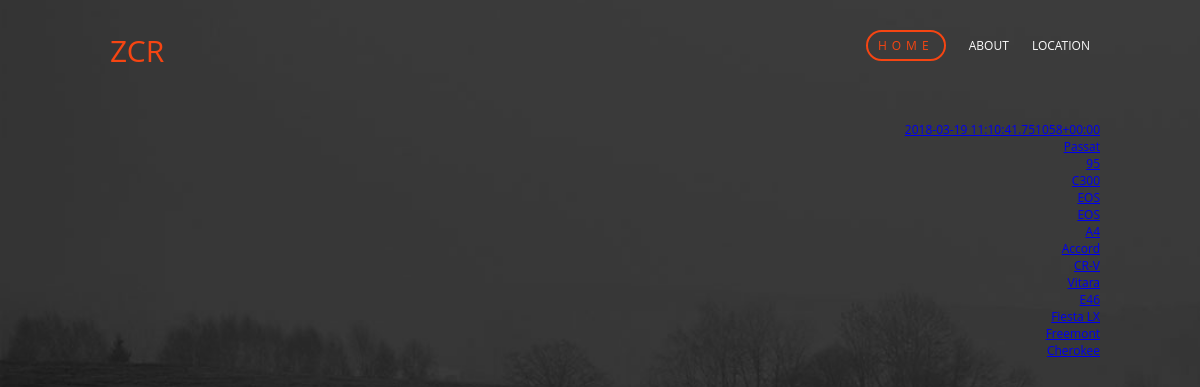
The app's page /cars/, older data.
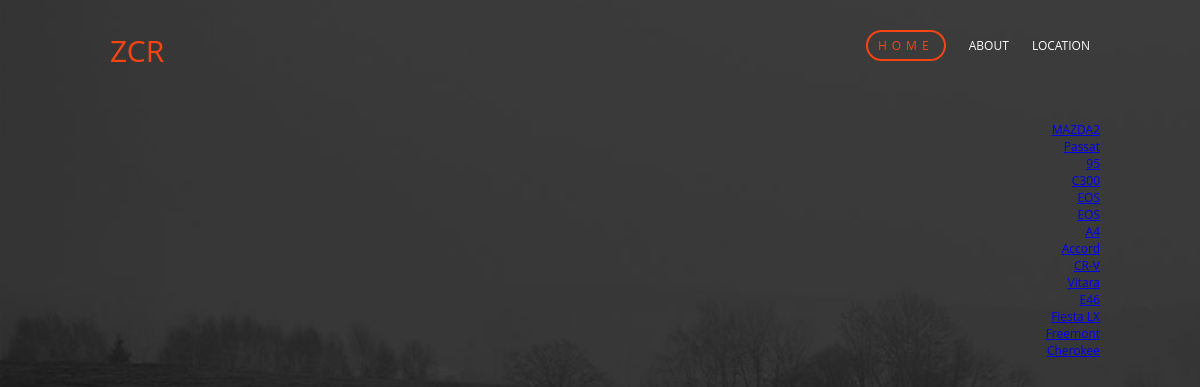
The same page, newer data.
### cars/models.py (models this page shows, shortened)
class CarModel(models.Model):
    CarBrand = models.CharField(max_length=45)
    Model = models.CharField(max_length=45)
    Year = models.CharField(max_length=40)
    Engine = models.CharField(max_length=40)
    Cylinders = models.CharField(max_length=16)
    DoorsNum = models.CharField(max_length=40)
    Weight = models.CharField(max_length=40)
    Fuel = models.CharField(max_length=15)
    BodyType = models.CharField(max_length=20)
    Transmission = models.CharField(max_length=45)
    HP = models.CharField(max_length=40)
    TopSpeed = models.CharField(max_length=40)
    FuelCapacity = models.CharField(max_length=40)
    Country = models.CharField(max_length=45)
    Mileage = models.CharField(max_length=40)
    Color = models.CharField(max_length=45)
    class Meta:
        verbose_name_plural = "Car Models"

### cars/views.py (the view)
def index(request):
    all_cars = CarModel.objects.all()
    return render(request, 'cars/index.html', {'all_cars': all_cars})

### cars/templates/cars/index.html
{% extends 'cars/exterior.html' %}
{% block content %}
  <ul id="nav">
    <li id="title">ZCR</li>
    <li id="special"><a href="#">Home</a></li>
    <li><a href="#">About</a></li>
    <li><a href="#">Location</a></li>
  </ul>
<ul id="ads">
    {% for car in all_cars %}
    <li><a href="/cars/{{ car.id }}/"> {{car.Model}}</a></li>
    {% endfor %}
</ul>
{% endblock %}

### cars/templates/cars/exterior.html (shortened to what this page needs)
{% load static %}
<!DOCTYPE html>
<html lang="en">
<head>
  <link rel="stylesheet" text="text/css" href="{% static "css/main.css" %}" />
</head>
<body>
  <div class="wrapper">
    {% block content %}
    {% endblock %}
  </div>
</body>
</html>

### cars/static/css/main.css (style rules this page uses)
* { padding: 0; margin: 0; border: 0; }
body { background-color: pink; background: url(/static/img/back.jpg); background-repeat: no-repeat; background-size: cover; background-attachment: fixed; height: 100vh; }
#nav { color:#fbfbfb; }
ul { list-style:none; text-align:right; padding:30px 100px; font-size:12px; font-family:"Open Sans", Helvetica, Arial, sans-serif; }
#title { float:left; font-size:30px; }
#nav li { display:inline-block; margin:0 10px; text-transform:uppercase; }
#nav a { text-decoration:none; color:#fbfbfb; }
#special { border:2px solid #f64512; padding:5px 10px; border-radius:50px; letter-spacing:5px; }
#special a,#title { color:#f64512; }

Row changes from the older to the newer data that the page shows:
changed CarModel: Model "2018-03-19 11:10:41.751058+00:00" → "MAZDA2"
